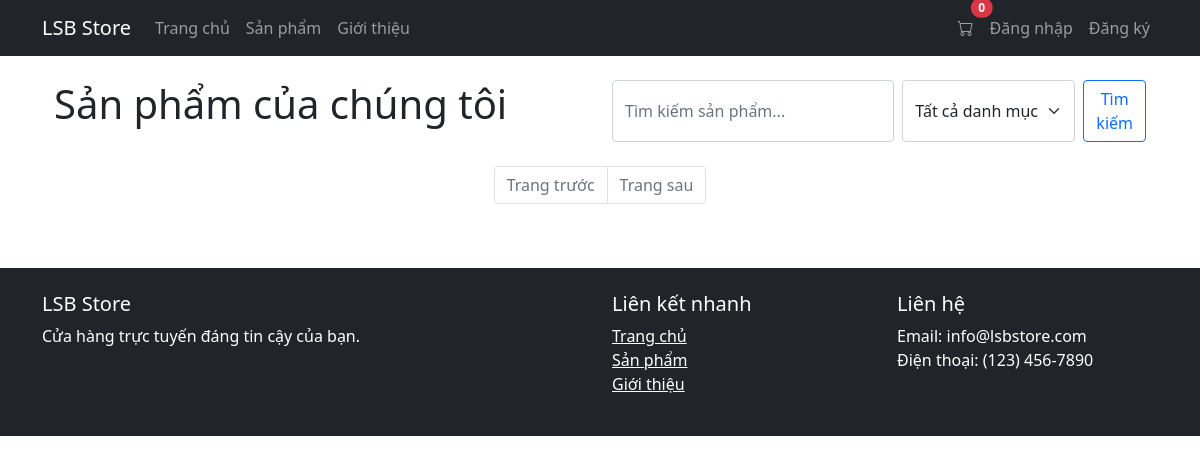
/product/, run on an earlier commit of the app's database.
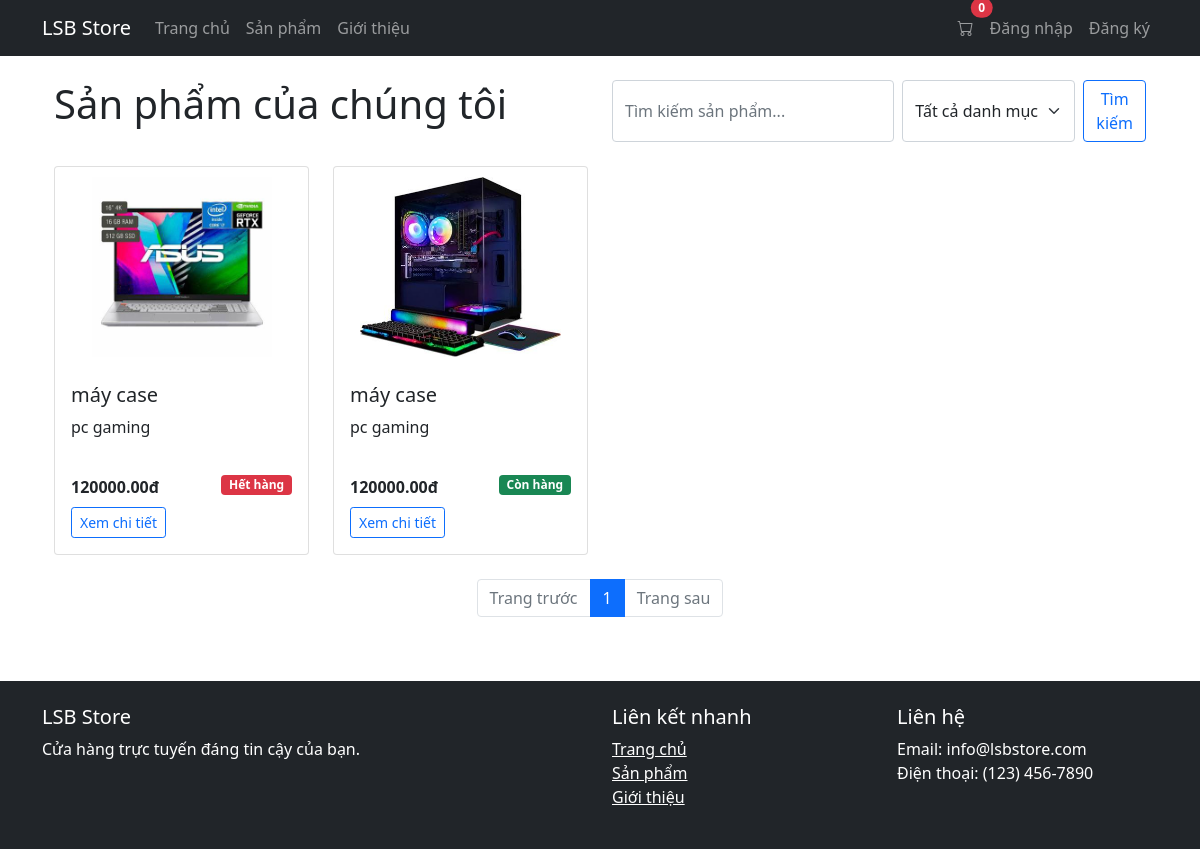
And on a later commit of the database.
### app/models/product.py (models this page shows, shortened)
class Product(db.Model):
    __tablename__ = 'products'
    id = db.Column(db.Integer, primary_key=True)
    name = db.Column(db.String(100), nullable=False)
    description = db.Column(db.Text, nullable=False)
    price = db.Column(db.Float, nullable=False)
    image = db.Column(db.String(100))
    stock = db.Column(db.Integer, nullable=False, default=0)
    category = db.Column(db.String(50))
    reviews = db.relationship('Review', backref='product', lazy='dynamic')
    order_items = db.relationship('OrderItem', backref='product', lazy='dynamic')
    def image_url(self):
        if self.image:
            return url_for('static', filename=f'images/products/{self.image}')
        return url_for('static', filename='images/placeholder.png')

### app/controllers/product_controller.py (the view)
@product_bp.route('/')
def list_products():
    page = request.args.get('page', 1, type=int)
    search_query = request.args.get('search', '')
    category = request.args.get('category', '')
    query = Product.query
    if search_query:
        query = query.filter(Product.name.ilike(f'%{search_query}%'))
    if category:
        query = query.filter_by(category=category)
    products = query.paginate(page=page, per_page=8)
    categories = db.session.query(Product.category.distinct()).all()
    categories = [c[0] for c in categories if c[0]]
    return render_template('product/list.html', products=products,
                           search_query=search_query, categories=categories)

### app/templates/product/list.html (shortened to what this page needs)
{% extends "base.html" %}
{% block content %}
<div class="container">
    <div class="row mb-4">
        <div class="col-md-6">
            <h1>Sản phẩm của chúng tôi</h1>
        </div>
        <div class="col-md-6">
            <form class="d-flex" method="GET" action="{{ url_for('product.list_products') }}">
                <input class="form-control me-2" type="search" name="search" placeholder="Tìm kiếm sản phẩm..."
                       value="{{ search_query }}" aria-label="Search">
                <select class="form-select me-2" name="category" style="width: auto;">
                    <option value="">Tất cả danh mục</option>
                </select>
                <button class="btn btn-outline-primary" type="submit">Tìm kiếm</button>
            </form>
        </div>
    </div>
    <div class="row">
        {% for product in products.items %}
        <div class="col-md-3 mb-4">
            <div class="card product-card h-100">
                <img src="{{ product.image_url() }}"
                     class="card-img-top product-img" alt="{{ product.name }}">
                <div class="card-body d-flex flex-column">
                    <h5 class="card-title">{{ product.name }}</h5>
                    <p class="card-text">{{ product.description|truncate(50) }}</p>
                    <div class="mt-auto">
                        <div class="mb-2">
                            <span class="fw-bold">{{ "%.2f"|format(product.price) }}đ</span>
                            {% if product.stock > 0 %}
                                <span class="badge bg-success float-end">Còn hàng</span>
                            {% else %}
                                <span class="badge bg-danger float-end">Hết hàng</span>
                            {% endif %}
                        </div>
                        <a href="{{ url_for('product.detail', id=product.id) }}" class="btn btn-sm btn-outline-primary">Xem chi tiết</a>
                    </div>
                </div>
            </div>
        </div>
        {% endfor %}
    </div>
    <nav aria-label="Page navigation">
        <ul class="pagination justify-content-center">
            {% if products.has_prev %}
                <li class="page-item">
                    <a class="page-link" href="{{ url_for('product.list_products', page=products.prev_num, search=search_query, category=request.args.get('category')) }}">Trang trước</a>
                </li>
            {% else %}
                <li class="page-item disabled">
                    <a class="page-link" href="#">Trang trước</a>
                </li>
            {% endif %}
            {% for page_num in products.iter_pages(left_edge=1, right_edge=1, left_current=2, right_current=3) %}
                {% if page_num %}
                    <li class="page-item {% if products.page == page_num %}active{% endif %}">
                        <a class="page-link" href="{{ url_for('product.list_products', page=page_num, search=search_query, category=request.args.get('category')) }}">{{ page_num }}</a>
                    </li>
                {% else %}
                    <li class="page-item disabled"><span class="page-link">...</span></li>
                {% endif %}
            {% endfor %}
            {% if products.has_next %}
                <li class="page-item">
                    <a class="page-link" href="{{ url_for('product.list_products', page=products.next_num, search=search_query, category=request.args.get('category')) }}">Trang sau</a>
                </li>
            {% else %}
                <li class="page-item disabled">
                    <a class="page-link" href="#">Trang sau</a>
                </li>
            {% endif %}
        </ul>
    </nav>
</div>
{% endblock %}

What changed in the data, as far as the page shows it:
added Product: image_url (picture), name "máy case", description "pc gaming", price "120000.00", stock "Hết hàng"
added Product: image_url (picture), name "máy case", description "pc gaming", price "120000.00", stock "Còn hàng"
Also different on the page:
new list line: "1"
